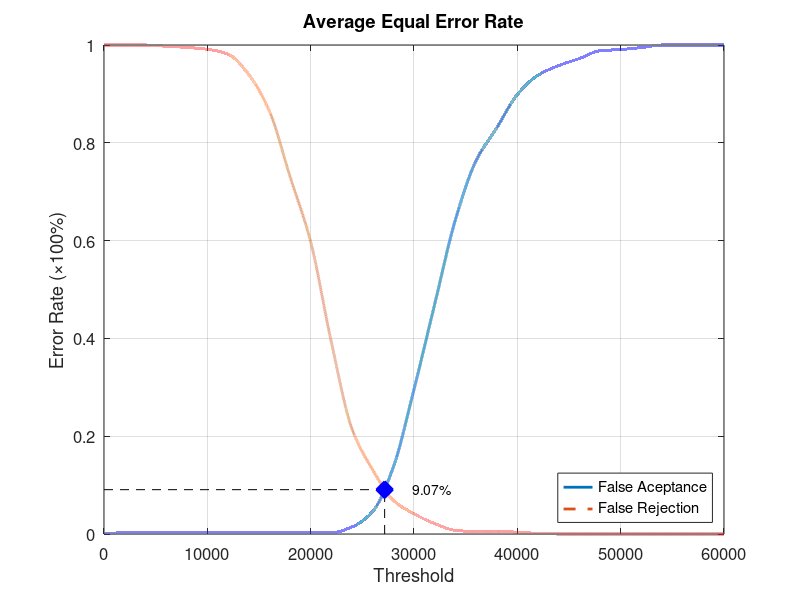
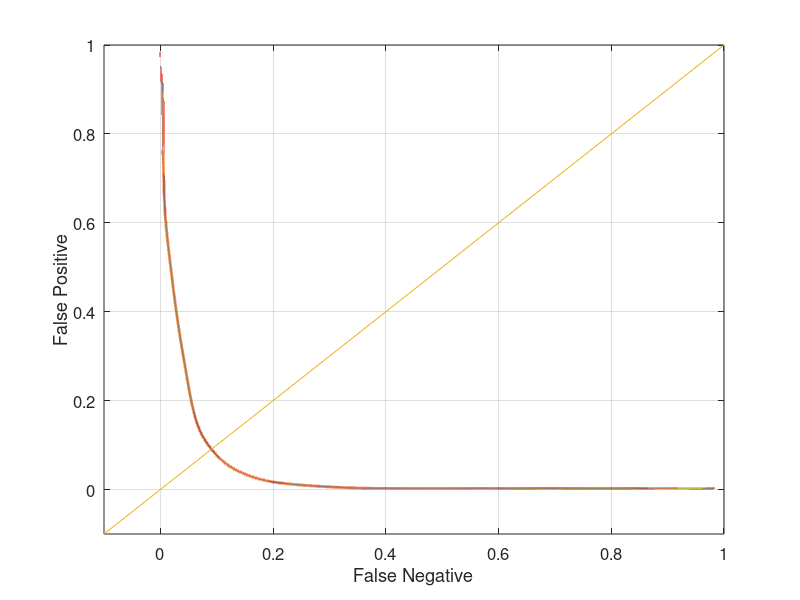

These figures' MATLAB source, in order:
function yEER = Experiment3Average
close all;
clear;
clc;
x = 0:2000:60000;
xq = 0:0.5:60000;

y0 = [0 0.00263158 0.00263158 0.00263158 0.00263158 0.00263158 0.00263158 0.00263158 0.00263158 0.00263158 0.00263158 0.00263158 0.0144737 0.0460526 0.136842 0.296053 0.469737 0.642105 0.763158 0.830263 0.898684 0.938158 0.957895 0.972368 0.988158 0.990789 0.994737 1 1 1 1];
yy0 = interp1(x, y0, xq, 'pchip');
y1 = [1 1 1 0.9975 0.995 0.99125 0.98125 0.94 0.865 0.73125 0.5975 0.3925 0.215 0.13125 0.06875 0.04125 0.02125 0.0075 0.005 0.005 0.00375 0.00125 0 0 0 0 0 0 0 0 0];
yy1 = interp1(x, y1, xq, 'pchip');

% Calculating EER: 
y2 = abs(y0 - y1);
find(y2 == min(y2))
yy2 = abs(yy0 - yy1);
xEER = find(yy2 == min(yy2));
xEERIndex = xq(xEER) % X-axis EER
yEER = yy0(xEER) % Y-axis EER

main = figure
plot(xq, yy0,'-','LineWidth', 2);	hold on
plot(xq, yy1,'--','LineWidth', 2);	hold on
plot([xEERIndex xEERIndex], [0 yEER], 'k--');	hold on
plot([0 xEERIndex], [yEER yEER], 'k--');	hold on
plot(xEERIndex, yEER, 'bx', 'LineWidth', 10);	hold on
text(xEERIndex + 10 * xEERIndex / 100, yEER, [num2str(round((10000 * yEER)) / 100) '%'])
legend('False Aceptance', 'False Rejection', 'Location', 'SouthEast')
xlabel('Threshold')
ylabel('Error Rate (\times100%)')
title('Average Equal Error Rate')
set(gca, 'FontSize', 12)
axis([0 60000 0 1])
grid on

print(main, 'Experiment3AverageMain', '-dpng');
FNRxFPR = figure('Color', [1 1 1]);
plot(yy1, yy0, '-', yy1, yy0, 'LineWidth', 2);
hold on
y = -0.1:0.1:1
plot(y, y); 
set(gca, 'FontSize', 12)
xlabel('False Negative')
ylabel('False Positive')
axis([-0.1 1 -0.1 1])
set(gca, 'FontSize', 12)
grid on

print(FNRxFPR, 'Experiment3AverageFNRxFPR','-dpng');
end
